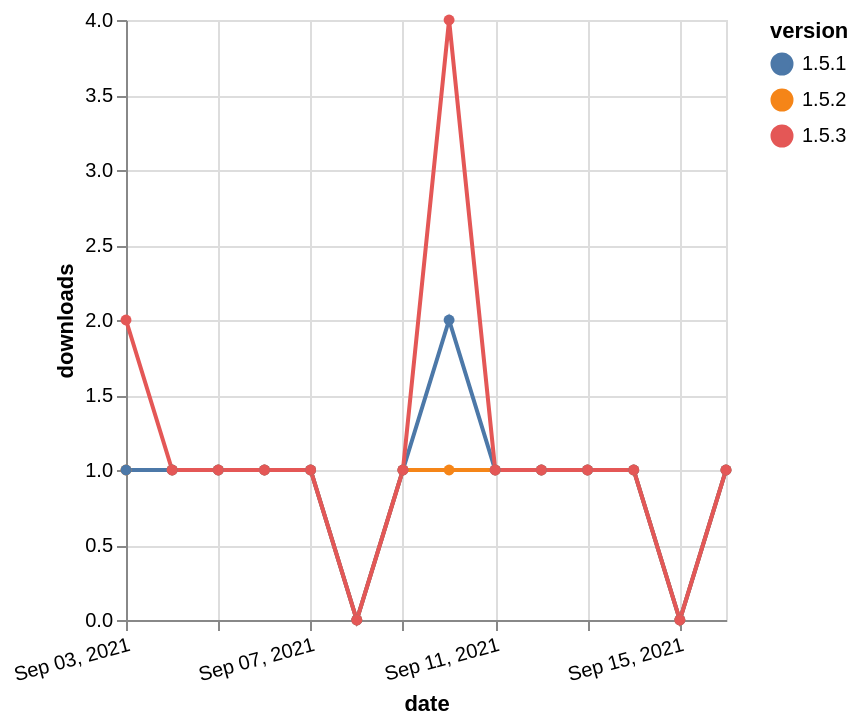

Source (Vega-Lite JSON):
### Vega-Lite specification from a JSON file in a GitHub repository (floating-point values rounded to 4 significant figures)
{"$schema": "https://vega.github.io/schema/vega-lite/v5.json", "description": "A simple bar chart with embedded data.", "data": {"values": [{"date": "2021-09-03", "total": 123, "delta": 1, "version": "1.5.2"}, {"date": "2021-09-04", "total": 124, "delta": 1, "version": "1.5.2"}, {"date": "2021-09-05", "total": 125, "delta": 1, "version": "1.5.2"}, {"date": "2021-09-06", "total": 126, "delta": 1, "version": "1.5.2"}, {"date": "2021-09-07", "total": 127, "delta": 1, "version": "1.5.2"}, {"date": "2021-09-08", "total": 127, "delta": 0, "version": "1.5.2"}, {"date": "2021-09-09", "total": 128, "delta": 1, "version": "1.5.2"}, {"date": "2021-09-10", "total": 129, "delta": 1, "version": "1.5.2"}, {"date": "2021-09-11", "total": 130, "delta": 1, "version": "1.5.2"}, {"date": "2021-09-12", "total": 131, "delta": 1, "version": "1.5.2"}, {"date": "2021-09-13", "total": 132, "delta": 1, "version": "1.5.2"}, {"date": "2021-09-14", "total": 133, "delta": 1, "version": "1.5.2"}, {"date": "2021-09-15", "total": 133, "delta": 0, "version": "1.5.2"}, {"date": "2021-09-16", "total": 134, "delta": 1, "version": "1.5.2"}, {"date": "2021-09-03", "total": 126, "delta": 1, "version": "1.5.1"}, {"date": "2021-09-04", "total": 127, "delta": 1, "version": "1.5.1"}, {"date": "2021-09-05", "total": 128, "delta": 1, "version": "1.5.1"}, {"date": "2021-09-06", "total": 129, "delta": 1, "version": "1.5.1"}, {"date": "2021-09-07", "total": 130, "delta": 1, "version": "1.5.1"}, {"date": "2021-09-08", "total": 130, "delta": 0, "version": "1.5.1"}, {"date": "2021-09-09", "total": 131, "delta": 1, "version": "1.5.1"}, {"date": "2021-09-10", "total": 133, "delta": 2, "version": "1.5.1"}, {"date": "2021-09-11", "total": 134, "delta": 1, "version": "1.5.1"}, {"date": "2021-09-12", "total": 135, "delta": 1, "version": "1.5.1"}, {"date": "2021-09-13", "total": 136, "delta": 1, "version": "1.5.1"}, {"date": "2021-09-14", "total": 137, "delta": 1, "version": "1.5.1"}, {"date": "2021-09-15", "total": 137, "delta": 0, "version": "1.5.1"}, {"date": "2021-09-16", "total": 138, "delta": 1, "version": "1.5.1"}, {"date": "2021-09-03", "total": 117, "delta": 2, "version": "1.5.3"}, {"date": "2021-09-04", "total": 118, "delta": 1, "version": "1.5.3"}, {"date": "2021-09-05", "total": 119, "delta": 1, "version": "1.5.3"}, {"date": "2021-09-06", "total": 120, "delta": 1, "version": "1.5.3"}, {"date": "2021-09-07", "total": 121, "delta": 1, "version": "1.5.3"}, {"date": "2021-09-08", "total": 121, "delta": 0, "version": "1.5.3"}, {"date": "2021-09-09", "total": 122, "delta": 1, "version": "1.5.3"}, {"date": "2021-09-10", "total": 126, "delta": 4, "version": "1.5.3"}, {"date": "2021-09-11", "total": 127, "delta": 1, "version": "1.5.3"}, {"date": "2021-09-12", "total": 128, "delta": 1, "version": "1.5.3"}, {"date": "2021-09-13", "total": 129, "delta": 1, "version": "1.5.3"}, {"date": "2021-09-14", "total": 130, "delta": 1, "version": "1.5.3"}, {"date": "2021-09-15", "total": 130, "delta": 0, "version": "1.5.3"}, {"date": "2021-09-16", "total": 131, "delta": 1, "version": "1.5.3"}]}, "width": "container", "mark": {"type": "line", "point": {"filled": true}}, "encoding": {"x": {"field": "date", "type": "temporal", "timeUnit": "yearmonthdate", "title": "date", "axis": {"labelAngle": -15}}, "y": {"field": "delta", "type": "quantitative", "title": "downloads"}, "color": {"field": "version", "type": "nominal"}, "tooltip": {"field": "delta"}}}
